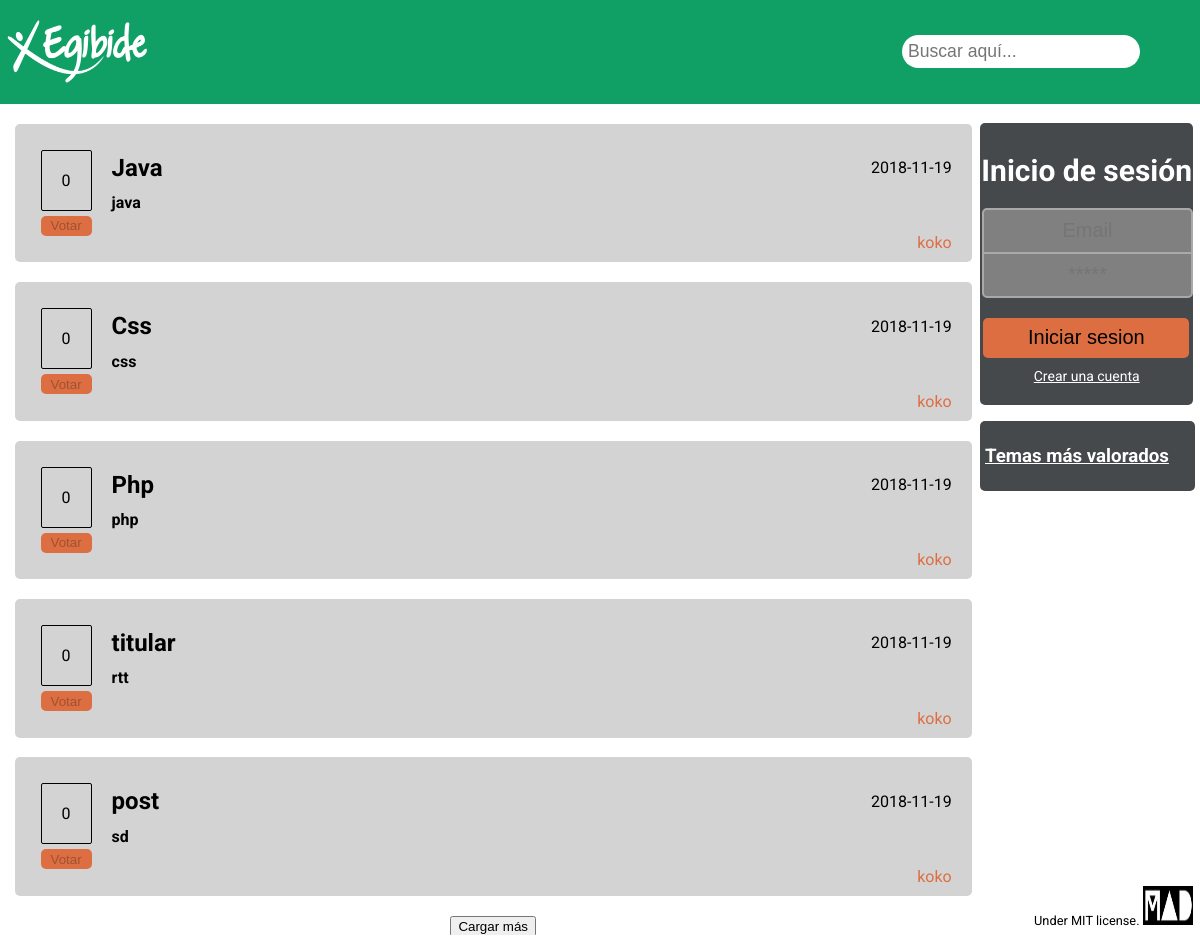
The page / on the database its author committed.
### tables this page shows
CREATE TABLE `temas` (
  `id_tema` int(11) NOT NULL,
  `titulo` varchar(35) NOT NULL,
  `texto` varchar(1000) NOT NULL,
  `fecha` date NOT NULL,
  `id_usuario` int(11) NOT NULL
);

CREATE TABLE USUARIOS (
  id_usuario INT AUTO_INCREMENT,
  nickname varchar(25) NOT NULL,
  password varchar(100) NOT NULL,
  email varchar(50) NOT NULL,
  nombre varchar(25) NOT NULL,
  apellidos varchar(50) NOT NULL,
  PRIMARY KEY (id_usuario)
);

### Web/controller/consultasBD.php (called while the page is built, shortened)
<?php
    function cargarTemas()
    {
        $conexion = conexionDb();
        $inicioRowTemas = $_POST['inicioRowTemas']??0;
        $inicioRowTemas = (int)$inicioRowTemas;
        $select = $conexion->prepare("SELECT t.id_tema as id_tema,titulo,texto,fecha,nickname,(SELECT count(id_valoracion) FROM VALORACIONES v WHERE t.id_tema=v.id_tema) as val from TEMAS t, USUARIOS u WHERE t.id_usuario=u.id_usuario ORDER BY fecha DESC, id_tema ASC  LIMIT ? ,5 ;");
        $select ->bindParam(1,$inicioRowTemas ,PDO::PARAM_INT);
        $select->execute();
        $temas = array();
        while ($fila = $select->fetchObject()) {
            $tema["id"]=$fila -> id_tema;
            $tema["titulo"]=$fila -> titulo;
            $tema["texto"]=$fila -> texto;
            $tema["fecha"]=$fila -> fecha;
            $tema["autor"]=$fila -> nickname;
            $tema["valoracion"]=$fila -> val;
            array_push($temas, $tema);
        }
        if ($inicioRowTemas===0) {
            return $temas;
        } else {
            die(json_encode($temas));
        }
    }

### Web/pages/contenido.php (the view, shortened to what this page needs)
<form class="contenido" method="POST" action="contenido.php">
        <?php
        include_once 'controller/consultasBD.php';
        if (isset($_POST['search'])){
            $temas = verDatosBusqueda();
        }
        else{
            $temas = cargarTemas();
        }
        foreach ($temas as $tema):?>
    <div class="temaBox" id=<?= $tema["id"] ?>>
        <div>
            <p class="votos" id=<?="puntuacion",$tema['id'] ?>> <?= $tema["valoracion"] ?></p>
            <input type="button" value="Votar" class="votarBTN" onclick="votarPuntuacion('<?=$tema['id']?>')" id="<?="votar",$tema['id'] ?>"
                   <?= !(isset($_SESSION['login']) && $_SESSION['login']===true)?'disabled':''; ?>>
        </div>
        <div onclick="alert('link')">
            <h2>
                <?= $tema["titulo"] ?>
            </h2>
            <p>
                <?= $tema["fecha"] ?>
            </p>
            <h4>
                <?= $tema["texto"] ?>
            </h4>
            <a href="#"><?= $tema["autor"] ?></a>
        </div>
    </div>
    <?php endforeach; ?>
    <button id="btnCargarMas" style="margin-bottom:2em;" onclick="cargarMasTemas()">Cargar más</button>
</form>

### Web/index.php (shortened to what this page needs)
<!DOCTYPE html>
<html>
    <head>
        <link rel="stylesheet" href="./css/style.css" />
    </head>
    <body class="grid-container">
        <div class="header">
            <a class="logo" onclick="recargarPágina()"><img class="logoImg" src="media/logo_empresa.png"></a>
            <form id="buscador" name="buscador" method="post">
                <input class="search" id="search" name="search" type="search" placeholder="Buscar aquí..." autofocus >
            </form>
        </div>
        <div class="sidebar" id="sidebar">
            <?php include 'pages/login.php'?>
            <?php include 'pages/paginaRegistro.php'?>
            <?php include 'pages/topTemas.php'?>
        </div>
        <div class="hide-scroll" id="main">
            <div class="main">
                <?php include 'pages/contenido.php' ?>
            </div>
        </div>
        <footer class="footer">
            <p>Under MIT license.</p>
            <img class="logoFooter" src="media/logo_mad.jpeg">
        </footer>
    </body>
</html>

### Web/pages/login.php (shortened to what this page needs)
<?php
    function login(){
        ?>
        <div class="login" id="box">
            <h3>Inicio de sesión</h3>
            <form id="loginForm" name="flogin" method="post">
                <input class="inp" type="email" id="emailLogin" name="emailLogin" required placeholder="Email"><br>
                <input class="inp" type="password" id="passwordLogin" name="passwordLogin" required" placeholder="*****"><br>
                <input class="loginBTN" type="submit" value="Iniciar sesion">
            </form>
            <a onclick="ocultarElementosSidebar('box','registro','topTemas')">Crear una cuenta</a>
        </div>
        <?php
    }
    if (isset($_POST['emailLogin']) && !$_SESSION['login']){
        $emailLogin = $_POST['emailLogin'];
        $password = $_POST['passwordLogin'];
        $conexion = conexionDb();
        valdiarLogin($conexion,$emailLogin,$password);
        closeConexionDb($conexion);
    }
    else {
        if (!$_SESSION['login']){
            login();
        }
        else {
            logout();
            echo "<input id='verLogin' type='hidden' value='".$_SESSION['login']."'>";
        }
    }
?>

### Web/pages/paginaRegistro.php (shortened to what this page needs)
<!DOCTYPE html>
<html lang="en">
    <head>
    </head>
    <body>
    </body>
</html>

### Web/pages/topTemas.php (shortened to what this page needs)
<?php
    include_once 'controller/consultasBD.php';
?>
<div class="topTemas" id="topTemas">
    <h3>Temas más valorados</h3>
</div>

### Web/css/style.css (style rules this page uses)
html, body { height: 100%; width: 100%; overflow: hidden; }
body { margin: 0; font-family: 'Roboto', Verdana, sans-serif; }
.grid-container { display: grid; grid-template-areas: 'header header header' 'main main sidebar' 'main main footer'; grid-gap: 10px; grid-template-columns: 60% 20%; grid-template-rows: 11% 79% auto; background-color: white; }
.header { grid-area: header; background-color: #10a066; display: flex; flex-wrap: wrap; justify-content: space-between; align-items: center; }
.logo { width: 150px; height: 70px; margin: 5px; cursor: pointer; }
.logoImg { width: 100%; height: 100%; }
.search { border-radius: 40px; margin-right: 60px; padding: 6px; font-size: 110%; border: none; }
.main { grid-area: main; padding-top: 1%; overflow: auto; max-height: 100%; margin-right: -100px; padding-right: 100px; }
.hide-scroll { overflow: hidden; width: 137%; height: 110%; }
.contenido { display: flex; flex-direction: column; align-items: center; }
.temaBox { display: flex; background-color: lightgrey; border-radius: 5px; padding: 10px; width: 95%; margin-bottom: 2%; }
.temaBox div:nth-child(1) { display: flex; flex-direction: column; align-items: center; text-align: center; margin-right: 20px; margin-left: 1.7%; }
.temaBox div:nth-child(2) { display: flex; align-items: center; flex-wrap: wrap; justify-content: flex-end; margin-right: 10px; width: 90%; }
.temaBox div:nth-child(2) h2 { margin-right: auto; }
.temaBox div:nth-child(2) h4 { word-break: break-all; flex: 100%; margin-top: -1%; }
.temaBox a { color: #dd6e42; text-decoration: none; }
.votos { border-radius: 2px; margin-bottom: 5px; padding: 20px; border: 1px solid black; }
.votarBTN { border-radius: 5px; border: none; background-color: #dd6e42; height: 20px; width: 100%; transition: .20s; }
.sidebar { grid-area: sidebar; }
.login, .registro, .logout, .topTemas { flex-direction: column; width: 97%; background-color: #46494c; border-radius: 5px; justify-content: center; align-items: center; margin-top: 4%; }
.login h3, .logout h3 { color: white; text-align: center; font-size: 30px; margin-bottom: 20px; }
.inp { box-shadow: 0; background-color: grey; width: 95%; height: 40px; border: solid 2px darkgrey; font-size: 20px; color: white; border-radius: 5px; text-align: center; transition: all 250ms ease; margin-left: 1%; }
.inp:first-of-type { margin-bottom: -2px; border-bottom-right-radius: 0px; border-bottom-left-radius: 0px; }
.inp:nth-of-type(2) { border-top-right-radius: 0px; border-top-left-radius: 0px; margin-bottom: 20px; }
.loginBTN, .logoutBTN, .registroBTN { border-radius: 5px; border: none; background-color: #dd6e42; height: 40px; margin-left: 1.6%; width: 96.5%; transition: .20s; font-size: 20px; }
.login a, .registro a { margin-top: 10px; font-size: 14px; color: white; margin-bottom: 10%; text-decoration: underline; }
.topTemas { align-items: flex-start; padding: 5px; width: 93%; color: white; }
.topTemas h3 { text-decoration: underline; }
.footer { grid-area: footer; display: flex; justify-content: flex-end; align-items: baseline; font-size: 80%; margin-top: 7%; }
.logoFooter { margin-left: 1.5%; margin-right: 3%; width: 23%; height: 67%; }

### rows shown on the page
temas: valoracion "0", titulo "Java", fecha "2018-11-19", texto "java", id_usuario.nickname "koko"
temas: valoracion "0", titulo "Css", fecha "2018-11-19", texto "css", id_usuario.nickname "koko"
temas: valoracion "0", titulo "Php", fecha "2018-11-19", texto "php", id_usuario.nickname "koko"
temas: valoracion "0", titulo "titular", fecha "2018-11-19", texto "rtt", id_usuario.nickname "koko"
temas: valoracion "0", titulo "post", fecha "2018-11-19", texto "sd", id_usuario.nickname "koko"
